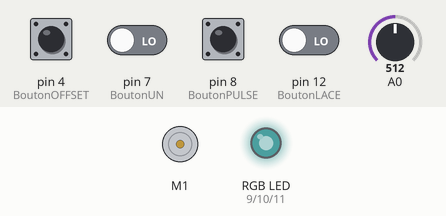
The sketch below on a simulated Arduino Uno, built with avr-gcc and run on an emulated ATmega328P. On the bench: DC motor (green arrow = forward, orange = backward, longer = faster), an RGB LED mixed from three pins (HIGH = lit). The inputs (shaded band) are chosen by the test bench; at power-on: pin 4 (BoutonOFFSET), pin 7 (BoutonUN), pin 8 (BoutonPULSE), pin 12 (BoutonLACE) LOW, A0 = 512. Dim RGB values are drawn brighter than linear; what the sketch prints to the serial monitor is not drawn.

Above: at 1.2 s.
1.3 s: pin 7 (BoutonUN) driven HIGH
At 2.0 s:
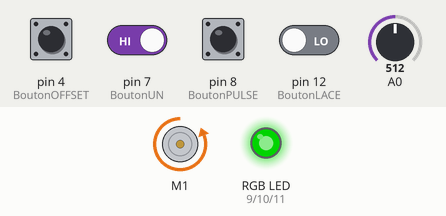
2.8 s: pin 7 (BoutonUN) driven LOW
At 4.0 s:
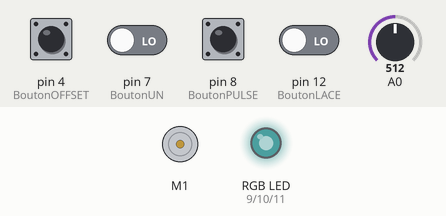
4.3 s: pin 8 (BoutonPULSE) pulled HIGH for 0.15 s
At 4.43 s:
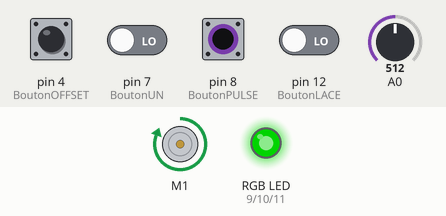
6.0 s: pin 12 (BoutonLACE) driven HIGH
At 6.4 s:
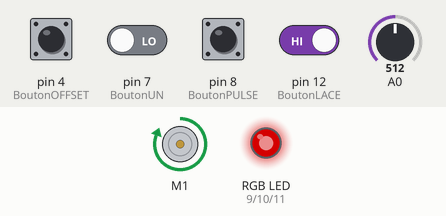
Timing chart, 0 to 8.6 s (numbered marks = the images above; inputs shaded):
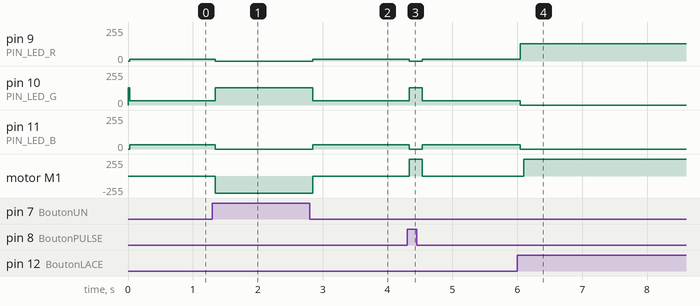

Measured:
- after the input at 1.3 s, pin 9 (PIN_LED_R): 15/255 → 0/255 after 0.05 s; pin 10 (PIN_LED_G): 32/255 → 128/255 after 0.05 s; pin 11 (PIN_LED_B): 32/255 → 0/255 after 0.05 s; motor M1: stopped → backward 255/255 after 0.05 s
- after the input at 2.8 s, pin 9 (PIN_LED_R): 0/255 → 15/255 after 0.05 s; pin 10 (PIN_LED_G): 128/255 → 32/255 after 0.05 s; pin 11 (PIN_LED_B): 0/255 → 32/255 after 0.05 s; motor M1: backward 255/255 → stopped after 0.05 s
- after the input at 4.3 s, pin 9 (PIN_LED_R): 15/255 → 0/255 at once, → 15/255 0.20 s later; pin 10 (PIN_LED_G): 32/255 → 128/255 at once, → 32/255 0.20 s later; pin 11 (PIN_LED_B): 32/255 → 0/255 at once, → 32/255 0.20 s later; motor M1: stopped → forward 255/255 at once, → stopped 0.20 s later
- after the input at 6.0 s, pin 9 (PIN_LED_R): 15/255 → 128/255 after 0.05 s; pin 10 (PIN_LED_G), pin 11 (PIN_LED_B): 32/255 → 0/255 after 0.05 s; motor M1: stopped → forward 255/255 after 0.10 s

The sketch:

AutoShoes_v2.0.ino
```cpp
//-- MOTEUR A --
#include <Wire.h>
#include <Adafruit_MotorShield.h>
#include "utility/Adafruit_MS_PWMServoDriver.h"

Adafruit_MotorShield AFMS = Adafruit_MotorShield();
Adafruit_DCMotor *myMotor = AFMS.getMotor(1);

//-- Capteur courant --
float OFFSET =2.500650408-0.0480952;

//--Bouton--
int BoutonOFFSET = 4;
int BoutonLACE   = 12;
int BoutonUN     = 7;
int BoutonPULSE  = 8;

//RGB
const byte PIN_LED_R = 9;
const byte PIN_LED_G = 10;
const byte PIN_LED_B = 11;

boolean etatBouton;
boolean Lace;
boolean pulse;
boolean un;


// the setup routine runs once when you press reset:
void setup() {
  // initialize serial communication at 9600 bits per second:
  Serial.begin(9600);
  AFMS.begin();

  //Configurer les broches comme sortie
  // Moteur A - Ne pas tourner (désactivation moteur)
  myMotor->setSpeed(255);

  // Direction du Moteur A

  //Bouton
  pinMode(BoutonOFFSET,INPUT);
  pinMode(BoutonLACE,INPUT);
  pinMode(BoutonUN,INPUT);
  pinMode(BoutonPULSE,INPUT);

  //RGB
  pinMode(PIN_LED_R, OUTPUT);
  pinMode(PIN_LED_G, OUTPUT);
  pinMode(PIN_LED_B, OUTPUT);
  displayColor(0, 128, 0);

  //Initialise
  intitialise();
}


// the loop routine runs over and over again forever:
void loop() {
  myMotor->run(RELEASE);
  displayColor(15, 32, 32);
  //Fonctions ingenieurs
   etatBouton  = digitalRead(BoutonOFFSET);
   Lace        = digitalRead(BoutonLACE);
   pulse       = digitalRead(BoutonPULSE);
   un          = digitalRead(BoutonUN);
  //Serial.println(etatBouton);
  /*while (etatBouton){
    intitialise();
    etatBouton  = digitalRead(BoutonOFFSET);
    }
   */
  float mesure =(mesureB(255,A0)-OFFSET)*0.66*1000*5/1023;
  Serial.println(mesure,4);
  while (Lace){
    displayColor(128,0,0);
    lacage(255,255,A0);
    Lace        = digitalRead(BoutonLACE);
    }
  while (pulse){
    displayColor(0,128,0);
    myMotor->run(FORWARD);
    delay(100);
    pulse       = digitalRead(BoutonPULSE);
    }
  while (un){
    displayColor(0,128,0);
    myMotor->run(BACKWARD);
    delay(100);
    un          = digitalRead(BoutonUN);
    }
}


void displayColor(byte r, byte g, byte b) {
  // Version anode commune
  analogWrite(PIN_LED_R, r);
  analogWrite(PIN_LED_G, g);
  analogWrite(PIN_LED_B, b);
}


float mesureB(int x,char broche){

  unsigned int Sensormoy = 0;

  for (int i=1;i<=x;i++){
    unsigned int sensorValue = analogRead(broche);
    Sensormoy+=sensorValue;
  }
  return Sensormoy/x;
}


void intitialise(){
  OFFSET=mesureB(255,A0);
  }


void lacage(int vit,int moy,char broche){
  float mesure =(mesureB(255,A0)-OFFSET)*0.66*1000*5/1023;
  intitialise();
  myMotor->run(FORWARD);
  delay(400);
  while(mesure <= 30){
      mesure =(mesureB(255,A0)-OFFSET)*0.66*1000*5/1023;
      Serial.println(mesure,4);
    }
 Serial.println(mesure,4);

  }
```
